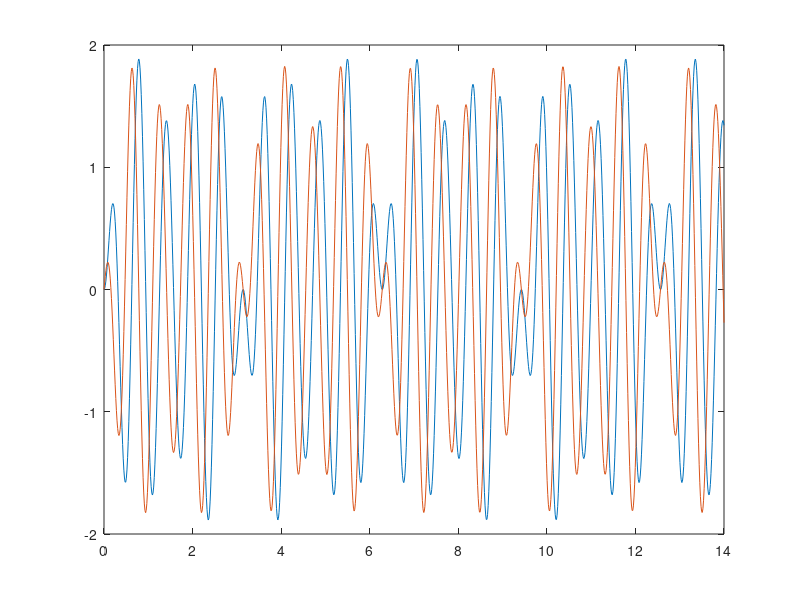

The MATLAB script that drew this image:




clear all; clc;
format shorteng;

Sm = 1;
wm = 1;

St = 2;
wt = 10;

t = linspace(0,14,1e3);

sm = Sm*(sin(wm*t) + 1/3*sin(3*wm*t));
%plot(t,sm)

phi = 0;
st = St*sin(wt*t+phi);
sd = st.*sm;

phi = pi/2;
st = St*sin(wt*t+phi);

sdd = st.*sm;

plot(t,sd); hold on;
plot(t,sdd);
